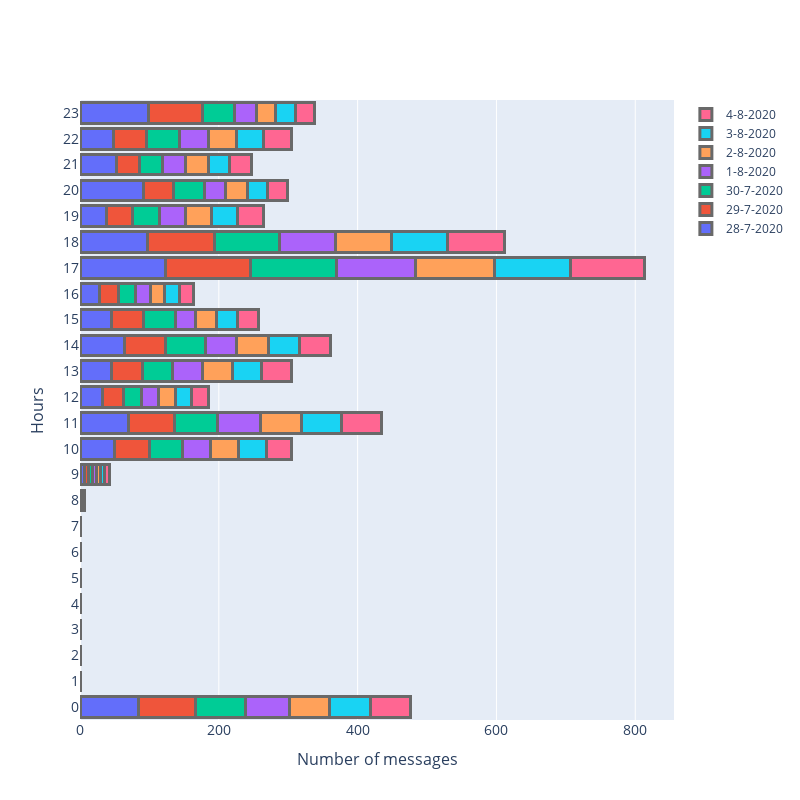

Source (notebook cell):
### Markdown cell above
### Change START_WEEK_YEAR, START_WEEK_MONTH and START_WEEK_DAY variables to yours to get

### Code cell
figure(num=None, figsize=(10, 8), dpi=80, facecolor='w', edgecolor='k')
fig = go.Figure()

START_WEEK_YEAR = 2020
START_WEEK_MONTH = 7
START_WEEK_DAY = 28

for i in range(7):
    week_day = START_WEEK_DAY + i
    next_day = START_WEEK_DAY + i + 1
    day_month = START_WEEK_MONTH
    next_day_month = START_WEEK_MONTH

    if week_day >= 31:
        week_day = week_day % 31 + 1
        day_month = START_WEEK_MONTH + 1

    if next_day >= 31:
        next_day = next_day % 31 + 1
        next_day_month = START_WEEK_MONTH + 1

    start_date = datetime.datetime(START_WEEK_YEAR, day_month,
                                    week_day, 0, 0, 0)

    end_date = datetime.datetime(START_WEEK_YEAR, next_day_month,
                                    next_day, 0, 0, 0)

    x, y, lists = get_user_daily_activity(dialogs_info, "Private dialog", USER_ID, start_date, end_date)

    fig.add_trace(go.Bar(
        y=x,
        x=y,
        name=f"{week_day}-{day_month}-{START_WEEK_YEAR}",
        orientation='h',
        marker=dict(
            line=dict(color='rgb(105, 105, 105, 1.0)', width=3)
        )
    ))
    plt.plot(x, y, linewidth=2.5, marker='o', linestyle="-", label=f"{week_day}-{day_month}-{START_WEEK_YEAR}")

plt.xticks([i for i in range(0, 24)])
plt.xlabel("Hours")
plt.ylabel("Number of messages")
plt.legend(loc='upper left', frameon=False)
plt.show()

# show comparing bar
fig.update_layout(
    barmode='stack',
    autosize=False,
    width=800,
    height=800,
    yaxis = dict(
            title='Hours',
            titlefont_size=16,
            tickfont_size=14,
            tickmode = 'array',
            tickvals = [i for i in range(24)]),
    xaxis = dict(
            title='Number of messages',
            titlefont_size=16,
            tickfont_size=14)
)
fig.show()

### Figure 1 — Plotly figure (JSON) as saved in the notebook; plotly's stock layout.template omitted (floating-point values rounded to 4 significant figures)
{"data": [{"marker": {"line": {"color": "rgb(105, 105, 105, 1.0)", "width": 3}}, "name": "28-7-2020", "orientation": "h", "type": "bar", "x": [84, 0, 0, 0, 0, 0, 0, 0, 1, 6, 50, 70, 33, 45, 64, 46, 28, 123, 97, 38, 91, 52, 48, 99], "y": ["00", "01", "02", "03", "04", "05", "06", "07", "08", "09", "10", "11", "12", "13", "14", "15", "16", "17", "18", "19", "20", "21", "22", "23"]}, {"marker": {"line": {"color": "rgb(105, 105, 105, 1.0)", "width": 3}}, "name": "29-7-2020", "orientation": "h", "type": "bar", "x": [82, 0, 0, 0, 0, 0, 0, 0, 1, 6, 50, 66, 30, 45, 59, 46, 28, 123, 97, 38, 44, 34, 48, 77], "y": ["00", "01", "02", "03", "04", "05", "06", "07", "08", "09", "10", "11", "12", "13", "14", "15", "16", "17", "18", "19", "20", "21", "22", "23"]}, {"marker": {"line": {"color": "rgb(105, 105, 105, 1.0)", "width": 3}}, "name": "30-7-2020", "orientation": "h", "type": "bar", "x": [72, 0, 0, 0, 0, 0, 0, 0, 1, 6, 48, 62, 26, 43, 58, 45, 24, 123, 93, 38, 44, 33, 48, 47], "y": ["00", "01", "02", "03", "04", "05", "06", "07", "08", "09", "10", "11", "12", "13", "14", "15", "16", "17", "18", "19", "20", "21", "22", "23"]}, {"marker": {"line": {"color": "rgb(105, 105, 105, 1.0)", "width": 3}}, "name": "1-8-2020", "orientation": "h", "type": "bar", "x": [64, 0, 0, 0, 0, 0, 0, 0, 1, 6, 40, 62, 24, 43, 45, 30, 21, 114, 81, 38, 31, 33, 41, 31], "y": ["00", "01", "02", "03", "04", "05", "06", "07", "08", "09", "10", "11", "12", "13", "14", "15", "16", "17", "18", "19", "20", "21", "22", "23"]}, {"marker": {"line": {"color": "rgb(105, 105, 105, 1.0)", "width": 3}}, "name": "2-8-2020", "orientation": "h", "type": "bar", "x": [58, 0, 0, 0, 0, 0, 0, 0, 1, 6, 40, 59, 24, 43, 45, 30, 21, 114, 81, 38, 31, 33, 40, 28], "y": ["00", "01", "02", "03", "04", "05", "06", "07", "08", "09", "10", "11", "12", "13", "14", "15", "16", "17", "18", "19", "20", "21", "22", "23"]}, {"marker": {"line": {"color": "rgb(105, 105, 105, 1.0)", "width": 3}}, "name": "3-8-2020", "orientation": "h", "type": "bar", "x": [58, 0, 0, 0, 0, 0, 0, 0, 1, 6, 40, 58, 24, 43, 45, 30, 21, 109, 81, 37, 29, 31, 40, 28], "y": ["00", "01", "02", "03", "04", "05", "06", "07", "08", "09", "10", "11", "12", "13", "14", "15", "16", "17", "18", "19", "20", "21", "22", "23"]}, {"marker": {"line": {"color": "rgb(105, 105, 105, 1.0)", "width": 3}}, "name": "4-8-2020", "orientation": "h", "type": "bar", "x": [58, 0, 0, 0, 0, 0, 0, 0, 1, 6, 37, 58, 24, 43, 45, 30, 21, 107, 81, 37, 29, 31, 40, 28], "y": ["00", "01", "02", "03", "04", "05", "06", "07", "08", "09", "10", "11", "12", "13", "14", "15", "16", "17", "18", "19", "20", "21", "22", "23"]}], "layout": {"autosize": false, "barmode": "stack", "height": 800, "width": 800, "xaxis": {"tickfont": {"size": 14}, "title": {"font": {"size": 16}, "text": "Number of messages"}}, "yaxis": {"tickfont": {"size": 14}, "tickmode": "array", "tickvals": [0, 1, 2, 3, 4, 5, 6, 7, 8, 9, 10, 11, 12, 13, 14, 15, 16, 17, 18, 19, 20, 21, 22, 23], "title": {"font": {"size": 16}, "text": "Hours"}}}}
